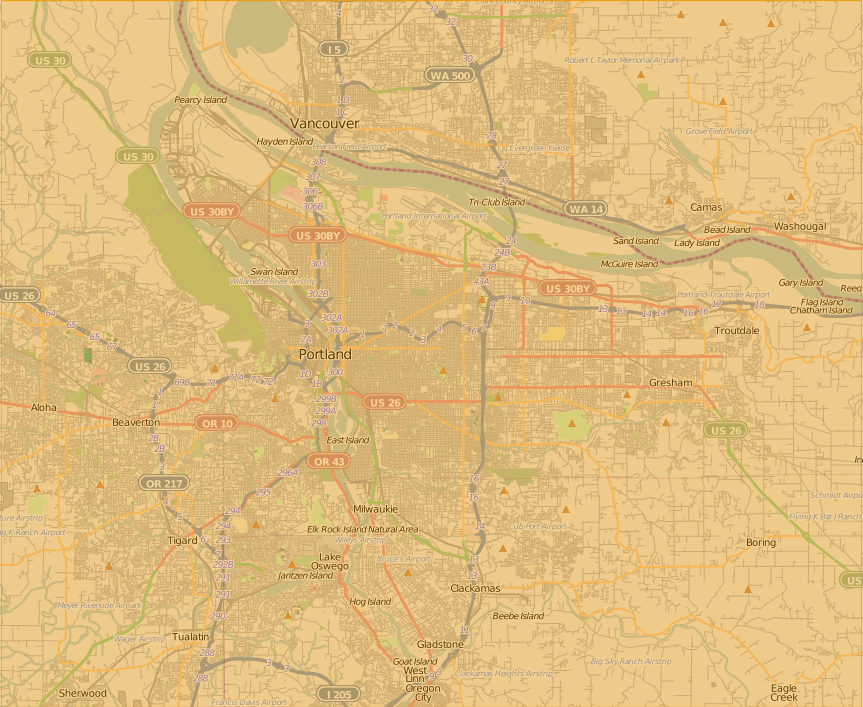
#> input picture K_means/Kmeans/Portland.png, 863 x 707 px
$ jupyter execute K-Means.ipynb
#> lines starting #> are read from the running program, lines starting #| are printed output that depends on the picture
# K-Means

## 1.K-means algorithm

[cell 1]
import numpy as np

[cell 2]
def loadDataSet(fileName):
#> called with fileName = 'testSet.txt'
    dataMat = []
    fr = open(fileName)
#> (reads K_means/Kmeans/testSet.txt from the repository)
    for line in fr.readlines():
        curLine = line.strip().split('\t')
        fltLine = list(map(float, curLine))
        dataMat.append(fltLine)
    return dataMat

[cell 3]
dataMat = np.mat(loadDataSet('testSet.txt'))

[cell 4]
def distEclud(vecA, vecB):
    return np.sqrt(np.sum(np.power(vecA - vecB, 2)))

[cell 5]
distEclud(dataMat[0], dataMat[1])

[cell 6]
def randCent(dataSet, k):
#> called with dataSet = array of shape (80, 2), k = 2
    n = np.shape(dataSet)[1]
    centroids = np.mat(np.zeros((k, n)))
    for j in range(n):
        minVal = min(dataSet[:, j])
        maxVal = max(dataSet[:, j])
        rangeJ = float(maxVal - minVal)
        centroids[:, j] = minVal + rangeJ * np.random.rand(k, 1)
    return centroids

[cell 7]
randCent(dataMat, 2)

[cell 8]
import matplotlib.pyplot as plt
fig = plt.figure()
ax = plt.subplot(111)
ax.scatter(dataMat[:, 0].flatten().A[0], dataMat[:, 1].flatten().A[0], s = 50, c = 'b')
plt.show()
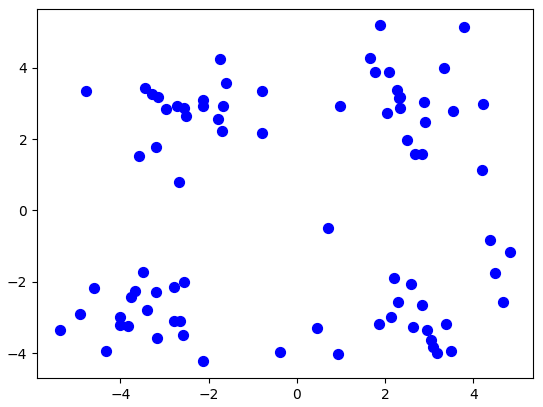
#> figure drawn by matplotlib, 1 panel

### k-means clustering algorithm

[cell 9]
def kMeans(dataSet, k, distMeas = distEclud, createCent = randCent):
    """
    distMeas: calculate means
    createCent: create centroids
    """
#> called with dataSet = array of shape (80, 2), k = 4
    m, n = np.shape(dataSet)
    clusterAssment = np.mat(np.zeros((m, 2)))
    centroids = createCent(dataSet, k) # create centroids
    clusterChanges = True # record change or not
    while clusterChanges:
        clusterChanges = False
        for i in range(m): # cycle data
            minDist = np.inf
            minIndex = -1
            for j in range(k): # cycle centroids
                distJ = distMeas(dataSet[i,:], centroids[j, :])
                if distJ < minDist:
                    minDist = distJ
                    minIndex = j
            if clusterAssment[i, 0] != minIndex:
                clusterChanges = True # if type of current point change
            clusterAssment[i, :] = minIndex, minDist ** 2
        #print(centroids) # print the current centroids every update
        for cent in range(k): # calculate current point center
            ptsInClust = dataSet[np.nonzero(clusterAssment[:, 0].A == cent)[0]] # 数组过滤来获得给定促的额所有点
            centroids[cent, :] = np.mean(ptsInClust, axis = 0)
    return centroids, clusterAssment

[cell 10]
myCentroids, clustAssing = kMeans(dataMat, 4)

[cell 11]
import matplotlib.pyplot as plt
fig = plt.figure()
ax = plt.subplot(111)
ax.scatter(dataMat[:, 0].flatten().A[0], dataMat[:, 1].flatten().A[0], s = 50, c = 'b')
ax.scatter(myCentroids[:, 0].flatten().A[0], myCentroids[:, 1].flatten().A[0], s = 100, c = 'r')
plt.show()
#> (reads K_means/Kmeans/testSet2.txt from the repository)

## Bisecting K-Means

[cell 12]
def biKmens(dataSet, k, distMeas = distEclud):
#> called with dataSet = array of shape (60, 2), k = 3
    m = np.shape(dataSet)[0]
    clusterAssment = np.mat(np.zeros((m, 2)))
    centroid0 = np.mean(dataSet, axis = 0).tolist()[0]
    centList = [centroid0]
    for j in range(m):
        clusterAssment[j, 1] = distEclud(dataSet[j, :], np.mat(centroid0)) ** 2
    while(len(centList) < k):
        lowestSSE = np.inf
        for i in range(len(centList)):
            ptsInCurrCluster = dataSet[np.nonzero(clusterAssment[:, 0].A == i)[0], :]
            centroidMat, splitClustAss = kMeans(ptsInCurrCluster, 2, distMeas)
            sseSplit = np.sum(splitClustAss[:, 1])
            sseNotSplit = np.sum(clusterAssment[np.nonzero(clusterAssment[:, 0].A != i)[0], 1])
            print("seeSplit = %f, and notSplit = %f"% (sseSplit, sseNotSplit))
            if(sseSplit + sseNotSplit) < lowestSSE:
                bestCentToSplit = i # best sub set to split
                bestNewCents = centroidMat # best centroid center(two point)
                bestClustAss = splitClustAss.copy() # save the subM * 2 (label, sse)
                lowestSSE = sseSplit + sseNotSplit
        # 数组过滤选出本次2-means聚类划分后类编号为1数据点，将这些数据点类编号变为
        # 当前类个数+1， 作为新的一个聚类
        bestClustAss[np.nonzero(bestClustAss[:, 0].A == 1)[0], 0] = len(centList) # 0 label data update the labels + 1
        bestClustAss[np.nonzero(bestClustAss[:, 0].A == 0)[0], 0] = bestCentToSplit # 1 label data not change label
        print("the bestCentToSplit is: %d" % bestCentToSplit)
        print("the len of bestClustAss is: %d" % len(bestClustAss)) # the count of cluster sub set
        centList[bestCentToSplit] = bestNewCents[0, :] # update the original subSet
        centList.append(bestNewCents[1, :])
        clusterAssment[np.nonzero(clusterAssment[:, 0].A == bestCentToSplit)[0], :] = bestClustAss
    return centList, clusterAssment

[cell 13]
dataMat2 = np.mat(loadDataSet("testSet2.txt"))
centList, myNewAssments = biKmens(dataMat2, 3)

[cell 14]
centList

[cell 15]
x0 = dataMat2[np.nonzero(myNewAssments[:, 0].A == 0)[0], 0]
y0 = dataMat2[np.nonzero(myNewAssments[:, 0].A == 0)[0], 1]
x1 = dataMat2[np.nonzero(myNewAssments[:, 0].A == 1)[0], 0]
y1 = dataMat2[np.nonzero(myNewAssments[:, 0].A == 1)[0], 1]
x2 = dataMat2[np.nonzero(myNewAssments[:, 0].A == 2)[0], 0]
y2 = dataMat2[np.nonzero(myNewAssments[:, 0].A == 2)[0], 1]

[cell 16]
fig = plt.figure()
ax = plt.subplot(111)
ax.scatter(x0.flatten().A[0], y0.flatten().A[0], s = 50, c = 'r')
ax.scatter(x1.flatten().A[0], y1.flatten().A[0], s = 50, c = 'b')
ax.scatter(x2.flatten().A[0], y2.flatten().A[0], s = 50, c = 'y')
for i in range(len(centList)):
    ax.scatter(centList[i][0, 0], centList[i][0, 1], marker = '*', s = 500, c = 'c')
plt.show()
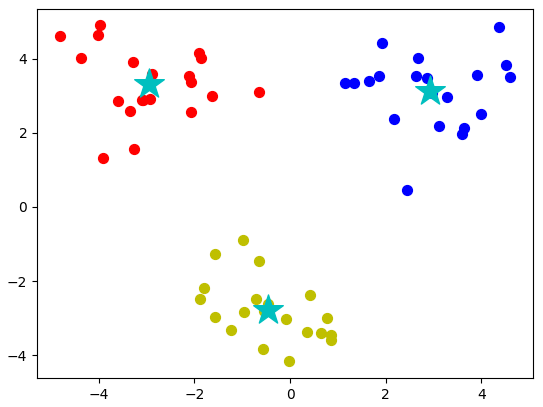
#> figure drawn by matplotlib, 1 panel

# 2.clustering points on a map

[cell 17]
def distSLC(vecA, vecB):
    """
    spherical law of consines to compute the distance between two sets of latitude and longitude
    """
    a = np.sin(vecA[0, 1] * np.pi / 180) * np.sin(vecB[0, 1] * np.pi / 180)
    b = np.cos(vecA[0, 1] * np.pi / 180) * np.cos(vecB[0, 1] * np.pi / 180) * np.cos(np.pi * (vecB[0, 0] - vecA[0, 0]) / 180)
    return np.arccos(a + b) * 6371.0

[cell 18]
def clusterClubs(numClust = 5):
#> called with numClust = 5
    datList = []
    for line in open('places.txt').readlines():
#> (reads K_means/Kmeans/places.txt from the repository)
        lineArr = line.split('\t')
        datList.append([float(lineArr[4]), float(lineArr[3])])
    datMat = np.mat(datList)
    myCentroids, clustAssing = biKmens(datMat, numClust, distMeas = distSLC)
    print(myCentroids)

    fig = plt.figure()

    rect = [0.1, 0.1, 0.8, 0.8]
    scatterMarkers = ['s', 'o', '^', '8', 'p', 'd', 'v', 'h', '>', '<']
    axprops = dict(xticks = [], yticks = [])
    ax0 = fig.add_axes(rect, label = 'axo', **axprops)
    imgP = plt.imread('Portland.png')
#> imgP is the input picture: shape (707, 863, 3) float32; mean R, G, B 0.876, 0.739, 0.495
    ax0.imshow(imgP)
    ax1 = fig.add_axes(rect, label = 'ax1', frameon=False)
    for i in range(numClust):
        pltsInCurrCluster = datMat[np.nonzero(clustAssing[:, 0].A == i)[0], :]

        markerStyle = scatterMarkers[i % len(scatterMarkers)]
        ax1.scatter(pltsInCurrCluster[:, 0].flatten().A[0], pltsInCurrCluster[:, 1].flatten().A[0], marker = markerStyle, s = 90)

    for i in range(numClust):
        ax1.scatter(myCentroids[i].tolist()[0][0], myCentroids[i].tolist()[0][1], s = 300, c = 'k', marker = '+')


    plt.show()
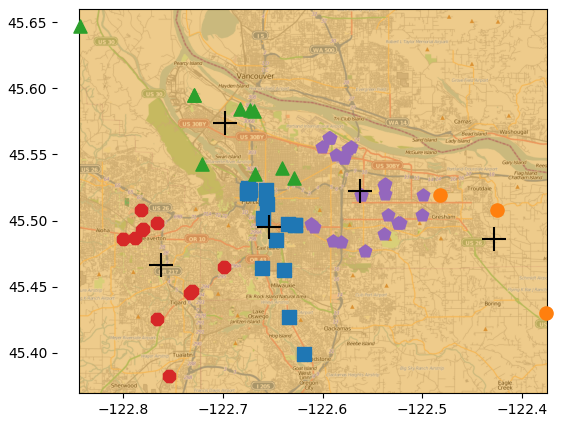
#> figure drawn by matplotlib, 2 panels
